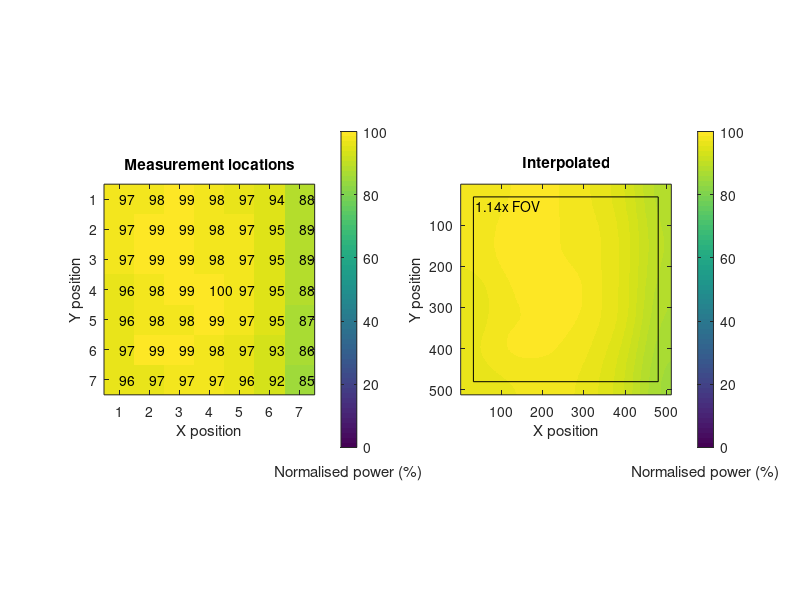

The MATLAB script that drew this image: (Note: this script raises an error after producing the figure.)
% Measure power in a grid
% numbers should go from top left to top right, then down rows

%% bruker 2 SLM
powers = [
    80
    77
    87
    93
    97
    92
    84
    
    83
    86
    87
    94
    95
    88
    79
    
    85
    93
    102
    106
    102
    91
    87
    
    84
    95
    106
    111 % 10spotstight cos zo is blocked...
    108
    97
    94
    
    82
    93
    102
    108
    102
    95
    94
    
    72
    85
    94
    96
    92
    86
    86
    
    82
    88
    93
    90
    84
    77
    82
    ];

%% bruker2 uncaging galvo, slm engaged with 10spotstight zo is blocked
powers = [
    113
    114
    115
    114
    112
    109
    102
    
    113
    115
    115
    114
    113
    110
    103
    
    113
    115
    115
    114
    113
    110
    103
    
    111
    114
    115
    116
    113
    110
    102
    
    111
    114
    114
    115
    113
    110
    101
    
    112
    115
    115
    114
    112
    108
    100
    
    111
    112
    113
    113
    111
    107
    99
    ];

%% PROCESS DATA
gridCols = sqrt(numel(powers));
powers = powers ./ max(powers(:)) *100;
minPowerNorm = min(powers);
powers = reshape(powers, gridCols,gridCols)';

powersFilt = imresize(powers, [512, 512], 'nearest');
powersFilt = imgaussfilt(powersFilt,512/gridCols/2);

%% PLOT
figure('position', [100 100 1000 500]);
subplot(1,2,1)
imagesc(powers)
for i = 1:numel(powers)
    [y,x] = ind2sub([gridCols,gridCols], i);
    text(x,y,num2str(powers(i), '%.0f'));
end
axis square
xlabel('X position')
ylabel('Y position')
cb = colorbar;
xlabel(cb, 'Normalised power (%)')
caxis([0 100])
title('Measurement locations')

subplot(1,2,2)
imagesc(powersFilt)
axis square
hold on
mag = 1/1.14;
width = 512 * mag;
spacing = (512 - width)/2;
rectangle('position',[spacing spacing width width])
text(spacing+5, spacing+20, '1.14x FOV')
xlabel('X position')
ylabel('Y position')
cb = colorbar;
xlabel(cb, 'Normalised power (%)')
caxis([0 100])
title('Interpolated')

suptitle('Bruker2 SLM path galvo position vignetting - 1X FOV')
